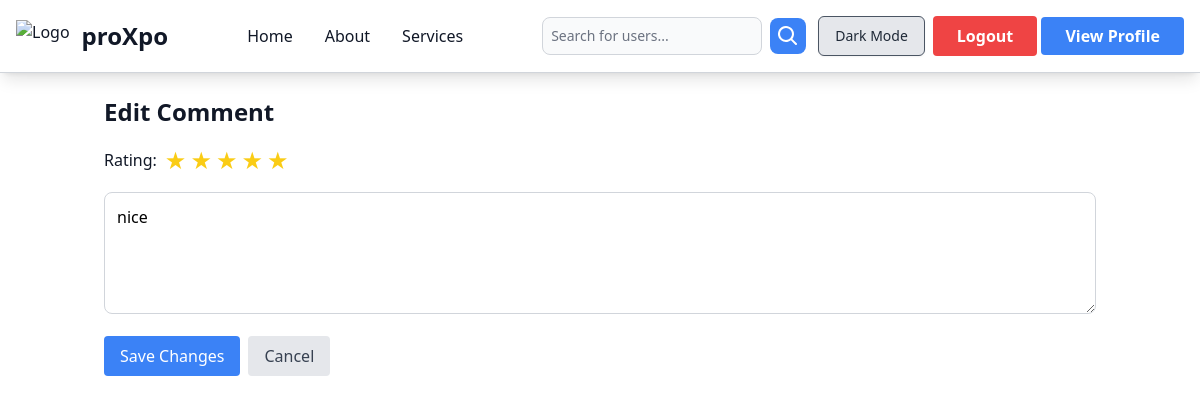
The page /tweet/comment/1/edit/ (signed in) on the database as committed earlier.
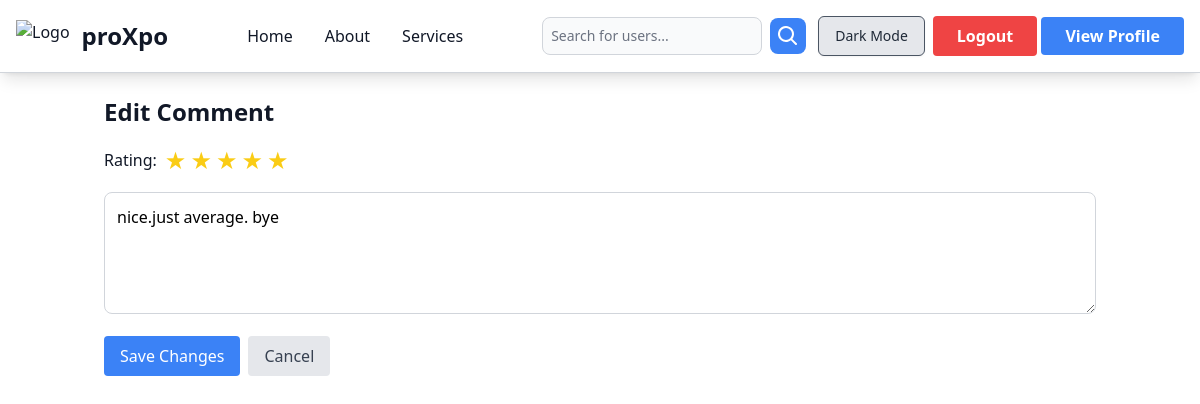
The same page on the database as committed later.
### tweet/models.py (models this page shows, shortened)
class Comment(models.Model):
    user = models.ForeignKey(User, on_delete=models.CASCADE)
    project = models.ForeignKey('Project', on_delete=models.CASCADE, related_name='comments')
    text = models.TextField(max_length=500)
    rating = models.IntegerField(default=3)
    created_at = models.DateTimeField(auto_now_add=True)
    edited_at = models.DateTimeField(null=True, blank=True)
    class Meta:
        unique_together = ('user', 'project')  # Ensures one comment per user per project

### tweet/views.py (the view)
# urls.py: path('comment/<int:comment_id>/edit/', views.edit_comment, name='edit_comment'),
@login_required
def edit_comment(request, comment_id):
    comment = get_object_or_404(Comment, id=comment_id, user=request.user)
    if request.method == 'POST':
        form = CommentForm(request.POST, instance=comment)
        if form.is_valid():
            edited_comment = form.save(commit=False)
            edited_comment.edited_at = timezone.now()
            edited_comment.save()
            messages.success(request, "Comment updated successfully!")
            return redirect('index', project_id=comment.project.id)
    else:
        form = CommentForm(instance=comment)
    return render(request, 'edit_comment.html', {
        'form': form,
        'comment': comment,
    })

### tweet/forms.py (shortened to what this page needs)
class CommentForm(forms.ModelForm):
    class Meta:
        model = Comment
        fields = ['text', 'rating']
        widgets = {
            'rating': forms.HiddenInput(),
        }

### tweet/templates/edit_comment.html (shortened to what this page needs)
{% extends "layout.html" %}
{% block content %}
<div class="container mx-auto p-4">
    <h2 class="text-2xl font-bold mb-4">Edit Comment</h2>
    <form method="post">
        <div class="flex items-center mb-4">
            <span class="mr-2">Rating:</span>
            <div class="flex space-x-1" id="star-container">
                {% for i in "12345" %}
                    <button type="button" data-rating="{{ i }}"
                            class="star-rating text-2xl {% if forloop.counter <= form.rating.value %}text-yellow-400{% else %}text-gray-400{% endif %}">
                        ★
                    </button>
                {% endfor %}
            </div>
        </div>
        <textarea name="text"
                  class="w-full p-3 rounded-lg border border-gray-300 mb-4 text-black"
                  rows="4">{{ form.text.value }}</textarea>
        <div class="flex space-x-2">
            <button type="submit" class="bg-blue-500 text-white px-4 py-2 rounded hover:bg-blue-600">
                Save Changes
            </button>
            <a href="{% url 'index' project_id=comment.project.id %}"
               class="bg-gray-200 text-gray-700 px-4 py-2 rounded hover:bg-gray-300">
                Cancel
            </a>
        </div>
    </form>
</div>
{% endblock %}

Rows that differ between the two databases and show on the page:
changed Comment: text "nice" → "nice.just average. bye"
